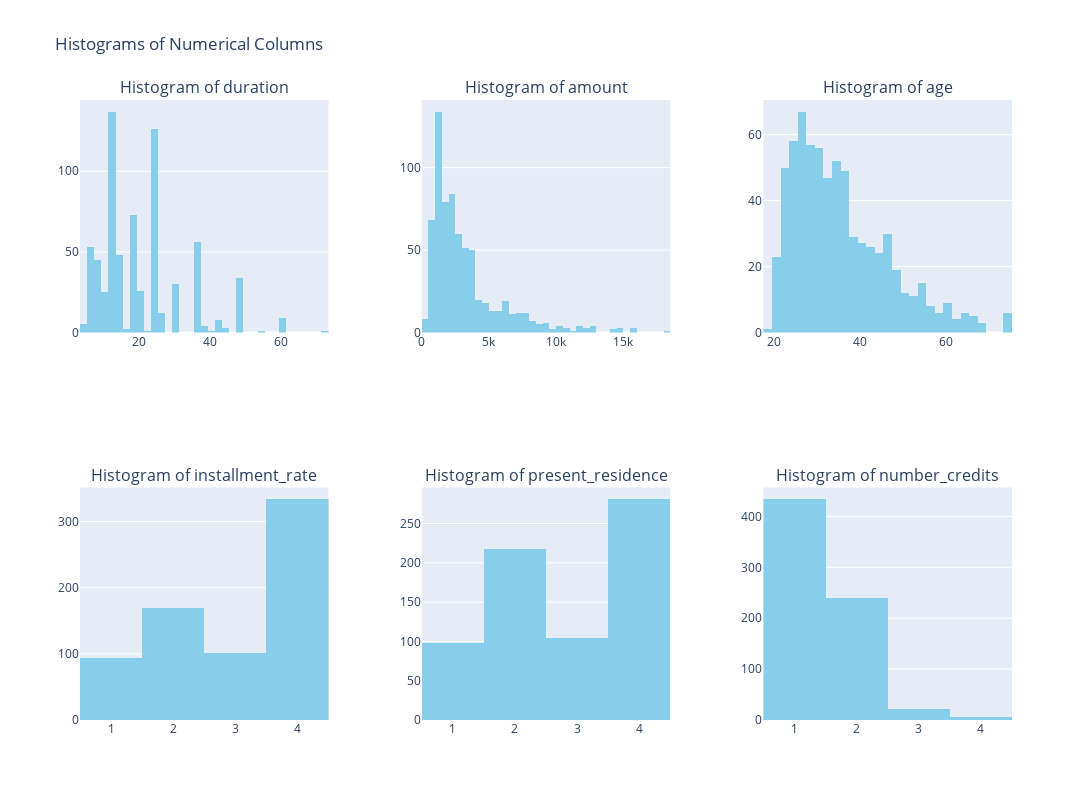

Write notebook code for a chart like this one.
### Markdown cell above
### Análisis descriptivo de las variables usando el conjunto de entrenamiento.

### Incluye a continuación todo el código que consideres necesario para analizar las variables y decidir en dado caso qué transformaciones les estarías aplicando.

### Code cell
column_names = ['duration', 'amount', 'age', 'installment_rate', 'present_residence', 'number_credits']
n_cols = len(column_names)  # Number of numerical columns to plot
n_rows = int(np.ceil(n_cols / 3))  # Adjust the number of rows in the grid

# Create a subplot figure with 3 columns and a dynamic number of rows based on your columns
fig = make_subplots(rows=n_rows, cols=3, horizontal_spacing=0.1, subplot_titles=[f'Histogram of {col}' for col in column_names])

# Plot each numerical column
for i, col in enumerate(column_names):
    row = i // 3 + 1
    col_idx = i % 3 + 1
    fig.add_trace(
        go.Histogram(x=Xtrain[col], marker_color="skyblue", showlegend=False),
        row=row, col=col_idx
    )

# Update layout if needed, adjust margins, and hide any unused subplots if the number of numerical columns is not a multiple of 3
if n_cols % 3:
    for j in range(n_cols % 3 + 1, 4):
        fig.update_layout({f'xaxis{j}': {'visible': False}, f'yaxis{j}': {'visible': False}})

fig.update_layout(height=400 * n_rows, width=1200, title_text="Histograms of Numerical Columns")
fig.show()

### Figure 1 — Plotly figure (JSON) as saved in the notebook; plotly's stock layout.template omitted (floating-point values rounded to 4 significant figures; data arrays with more than 128 entries replaced by an {"elided": "..."} marker saying what was removed)
{"data": [{"marker": {"color": "skyblue"}, "showlegend": false, "type": "histogram", "x": {"elided": "700 int values"}, "xaxis": "x", "yaxis": "y"}, {"marker": {"color": "skyblue"}, "showlegend": false, "type": "histogram", "x": {"elided": "700 int values"}, "xaxis": "x2", "yaxis": "y2"}, {"marker": {"color": "skyblue"}, "showlegend": false, "type": "histogram", "x": {"elided": "700 int values"}, "xaxis": "x3", "yaxis": "y3"}, {"marker": {"color": "skyblue"}, "showlegend": false, "type": "histogram", "x": {"elided": "700 int values"}, "xaxis": "x4", "yaxis": "y4"}, {"marker": {"color": "skyblue"}, "showlegend": false, "type": "histogram", "x": {"elided": "700 int values"}, "xaxis": "x5", "yaxis": "y5"}, {"marker": {"color": "skyblue"}, "showlegend": false, "type": "histogram", "x": {"elided": "700 int values"}, "xaxis": "x6", "yaxis": "y6"}], "layout": {"annotations": [{"font": {"size": 16}, "showarrow": false, "text": "Histogram of duration", "x": 0.1333, "xanchor": "center", "xref": "paper", "y": 1, "yanchor": "bottom", "yref": "paper"}, {"font": {"size": 16}, "showarrow": false, "text": "Histogram of amount", "x": 0.5, "xanchor": "center", "xref": "paper", "y": 1, "yanchor": "bottom", "yref": "paper"}, {"font": {"size": 16}, "showarrow": false, "text": "Histogram of age", "x": 0.8667, "xanchor": "center", "xref": "paper", "y": 1, "yanchor": "bottom", "yref": "paper"}, {"font": {"size": 16}, "showarrow": false, "text": "Histogram of installment_rate", "x": 0.1333, "xanchor": "center", "xref": "paper", "y": 0.375, "yanchor": "bottom", "yref": "paper"}, {"font": {"size": 16}, "showarrow": false, "text": "Histogram of present_residence", "x": 0.5, "xanchor": "center", "xref": "paper", "y": 0.375, "yanchor": "bottom", "yref": "paper"}, {"font": {"size": 16}, "showarrow": false, "text": "Histogram of number_credits", "x": 0.8667, "xanchor": "center", "xref": "paper", "y": 0.375, "yanchor": "bottom", "yref": "paper"}], "height": 800, "title": {"text": "Histograms of Numerical Columns"}, "width": 1200, "xaxis": {"anchor": "y", "domain": [0, 0.2667]}, "xaxis2": {"anchor": "y2", "domain": [0.3667, 0.6333]}, "xaxis3": {"anchor": "y3", "domain": [0.7333, 1]}, "xaxis4": {"anchor": "y4", "domain": [0, 0.2667]}, "xaxis5": {"anchor": "y5", "domain": [0.3667, 0.6333]}, "xaxis6": {"anchor": "y6", "domain": [0.7333, 1]}, "yaxis": {"anchor": "x", "domain": [0.625, 1]}, "yaxis2": {"anchor": "x2", "domain": [0.625, 1]}, "yaxis3": {"anchor": "x3", "domain": [0.625, 1]}, "yaxis4": {"anchor": "x4", "domain": [0, 0.375]}, "yaxis5": {"anchor": "x5", "domain": [0, 0.375]}, "yaxis6": {"anchor": "x6", "domain": [0, 0.375]}}}
